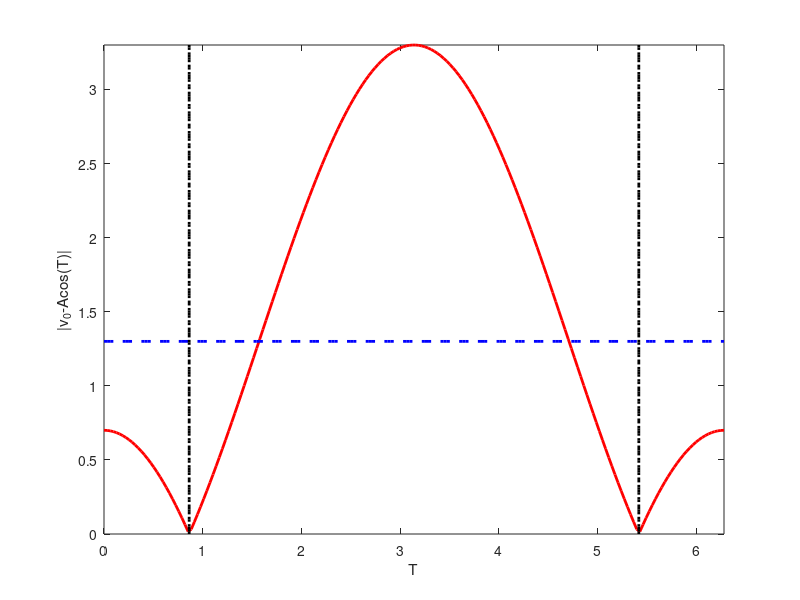

The MATLAB source for this figure:
% This script will create a graph of the non-smooth function we integrate
% over
n = 200;
A = 2;
v0 = 1.3;
time = linspace(0,2*pi,n);
horiz = v0*ones(1,n);

ylength = linspace(0,v0+A,n);
vertical1 = acos(v0/A)*ones(1,n);
vertical2 = (2*pi-acos(v0/A))*ones(1,n);

func = @(t)(abs(v0-A*cos(t)));
v = func(time);

plot(time,v,'r','LineWidth',2)
hold on
plot(time, horiz,'b--','LineWidth',2)
plot(vertical1,ylength,'k-.','LineWidth',2)
plot(vertical2,ylength,'k-.','LineWidth',2)
xlabel('T')
ylabel('|v_0-Acos(T)|')
xlim([0 2*pi])
ylim([0 v0+A])
